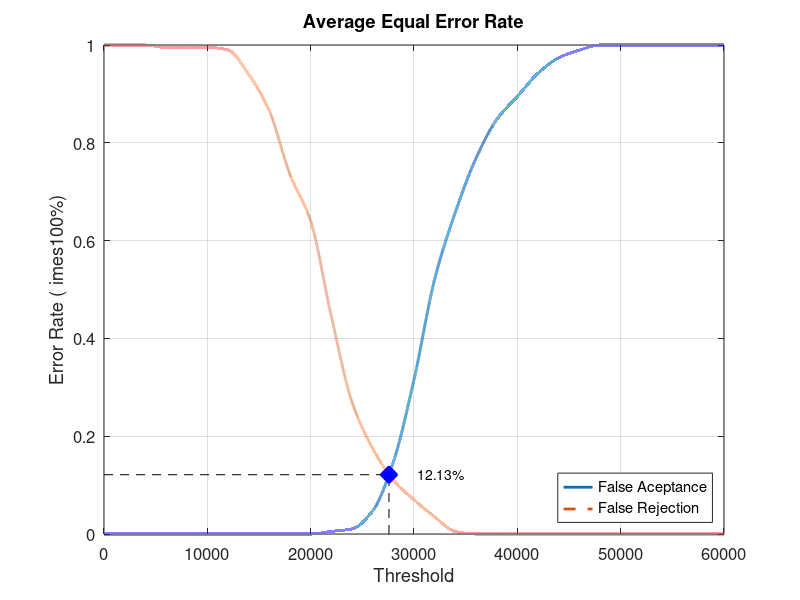
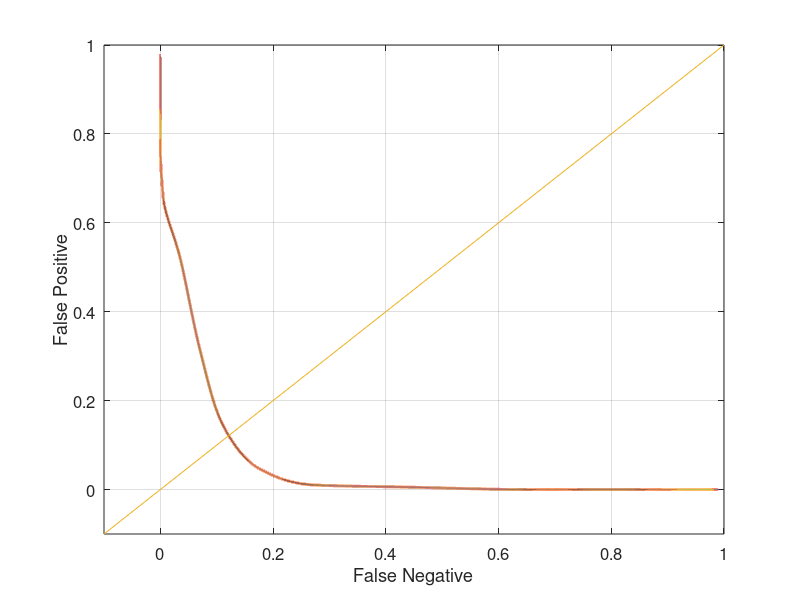

Write MATLAB code to recreate these figures, in order.
close all;
clear;
clc;
x = 0:2000:60000;
xq = 0:0.5:60000;

y0 = [0 0 0 0 0 0 0 0 0 0 0 0.00526316 0.0105263 0.0473684 0.147368 0.315789 0.521053 0.657895 0.768421 0.847368 0.894737 0.942105 0.973684 0.989474 1 1 1 1 1 1 1]
yy0 = interp1(x, y0, xq, 'pchip');
y1 = [1 1 1 0.995 0.995 0.995 0.99 0.94 0.865 0.735 0.64 0.445 0.27 0.175 0.11 0.07 0.035 0.005 0 0 0 0 0 0 0 0 0 0 0 0 0]
yy1 = interp1(x, y1, xq, 'pchip');

% Calculating EER: 
y2 = abs(y0 - y1);
find(y2 == min(y2))
yy2 = abs(yy0 - yy1);
xEER = find(yy2 == min(yy2));
xEERIndex = xq(xEER) % X-axis EER
yEER = yy0(xEER) % Y-axis EER

main = figure
plot(xq, yy0,'-','LineWidth', 2);	hold on
plot(xq, yy1,'--','LineWidth', 2);	hold on
plot([xEERIndex xEERIndex], [0 yEER], 'k--');	hold on
plot([0 xEERIndex], [yEER yEER], 'k--');	hold on
plot(xEERIndex, yEER, 'bx', 'LineWidth', 10);	hold on
text(xEERIndex + 10 * xEERIndex / 100, yEER, [num2str(round((10000 * yEER)) / 100) '%'])
legend('False Aceptance', 'False Rejection', 'Location', 'SouthEast')
xlabel('Threshold')
ylabel('Error Rate (	imes100%)')
title('Average Equal Error Rate')
set(gca, 'FontSize', 12)
axis([0 60000 0 1])
grid on

print(main, 'Database4_2Main', '-dpng');
FNRxFPR = figure('Color', [1 1 1]);
plot(yy1, yy0, '-', yy1, yy0, 'LineWidth', 2);
hold on
y = -0.1:0.1:1
plot(y, y); 
set(gca, 'FontSize', 12)
xlabel('False Negative')
ylabel('False Positive')
axis([-0.1 1 -0.1 1])
set(gca, 'FontSize', 12)
grid on

print(FNRxFPR, 'Database4_2FNRxFPR','-dpng');
